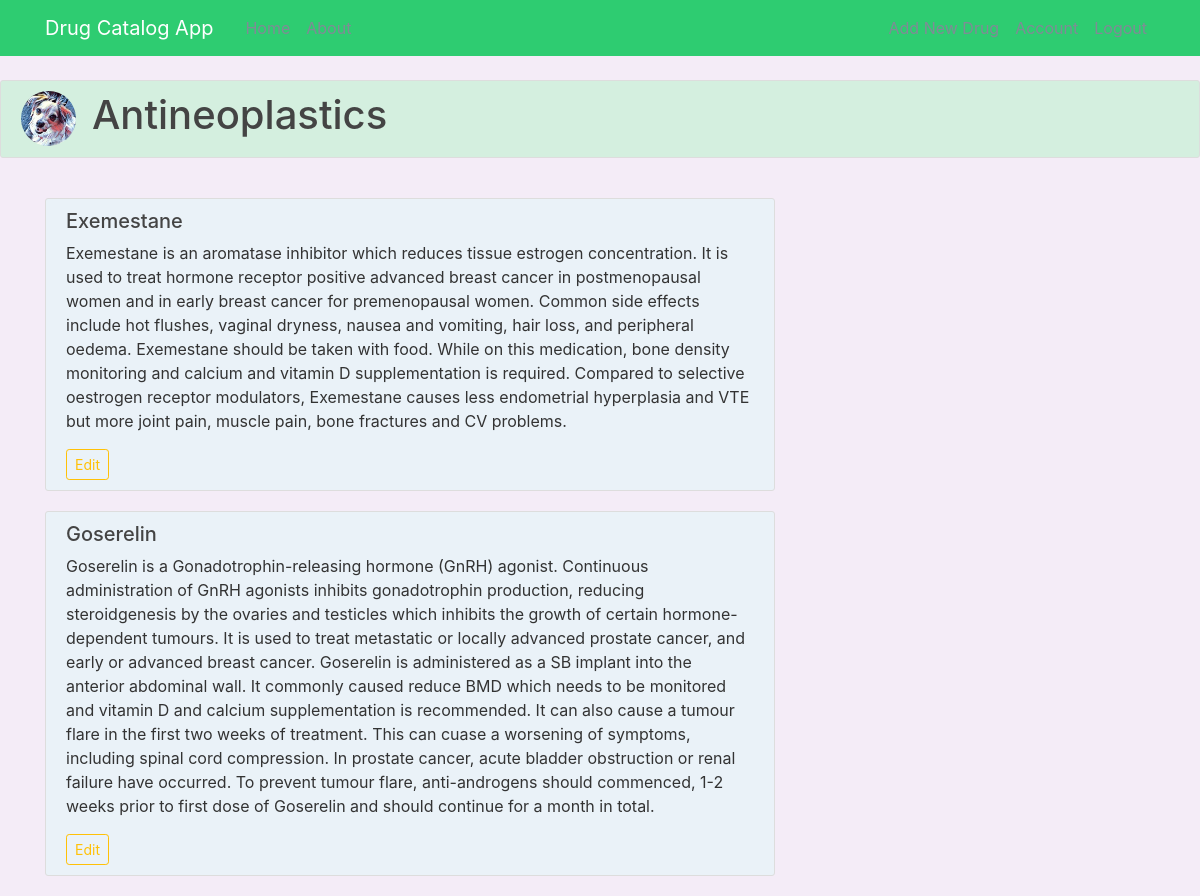
Screenshot of /Antineoplastics (signed in) with the database file from the repository.
### database_setup.py (models this page shows, shortened)
class Drug(Base):
    __tablename__ = 'drug'
    name = Column(String(80), nullable=False, primary_key=True)
    drug_class_name = Column(String(80), ForeignKey('drug_class.name'))
    drug_class = relationship(DrugClass)
    user_id = Column(Integer, ForeignKey('user.id'))
    user = relationship(User)
    information = Column(String, nullable=True)

### app.py (the view)
@app.route("/<drug_class>")
@login_required
def show_drugs(drug_class):
    drug_classes = session.query(DrugClass).filter_by(name=drug_class)
    drugs = session.query(Drug).filter_by(drug_class_name=drug_class)
    image_file = url_for('static', filename='profile_pics/' + current_user.image_file)
    return render_template('drugs.html', image_file=image_file, drug_class=drug_class,
                           drugs=drugs, drugclasses=drug_classes)

### app.py (called while the page is built)
@login_manager.user_loader
def load_user(id):
    return session.query(User).get(int(id))

### templates/drugs.html
{% extends "layout.html" %}
{% block content %}
<div class="content-section">
    <div class="media">
        <img class="rounded-circle article-img align-self-right mr-3" src="{{ image_file }}">
            <div class="media-body">
                <h1 class="drugclass-heading">{{drug_class}}
                </h1>
            </div>
    </div>
</div>
{% include "flash.html" %}
{% for drug in drugs %}
<main role="main" class="container">
  <div class="row">
    <div class="col-md-8">
        <div class="drugs">
            <h5>{{drug.name}}</h5>
            <div>
                <p>
                {{drug.information}}
                </p>
            </div>
            <a href="{{ url_for('edit_drug', drug = drug.name, drug_class = drug_class) }}" class="btn btn-outline-warning btn-sm" role="button">Edit</a>
            <br>
        </div>
    </div>
  </div>
</main>
{% endfor %}
{% endblock content %}

### static/main.css (style rules this page uses)
html { background-color: #F4ECF7; }
body { background-color: #F4ECF7; color: #333333; margin-top: 5rem; }
h1, h2, h3, h4, h5, h6 { color: #444444; }
.content-section { background-color: #D4EFDF; padding: 10px 20px; border: 1px solid #dddddd; border-radius: 3px; margin-bottom: 20px; }
.drugs { background-color: #EAF2F8; padding: 10px 20px; border: 1px solid #dddddd; border-radius: 3px; margin-bottom: 20px; }
.article-img { height: 55px; width: 55px; margin-right: 16px; }
.drugclass-heading { font-size: 2.5rem; }

### rows the page displays
Drug: name "Exemestane", information "Exemestane is an aromatase inhibitor which reduces tissue estrogen concentration. It is used to treat hormone receptor positive advanced breast cancer in postmenopausal women and in early breast cancer for premenopausal women. Common side effects include hot flushes, vaginal dryness, nausea and vomiting, hair loss, and peripheral oedema. Exemestane should be taken with food. While on this medication, bone density monitoring and calcium and vitamin D supplementation is required. Compared to selective oestrogen receptor modulators, Exemestane causes less endometrial hyperplasia and VTE but more joint pain, muscle pain, bone fractures and CV problems."
Drug: name "Goserelin", information "Goserelin is a Gonadotrophin-releasing hormone (GnRH) agonist. Continuous administration of GnRH agonists inhibits gonadotrophin production, reducing steroidgenesis by the ovaries and testicles which inhibits the growth of certain hormone-dependent tumours. It is used to treat metastatic or locally advanced prostate cancer, and early or advanced breast cancer. Goserelin is administered as a SB implant into the anterior abdominal wall. It commonly caused reduce BMD which needs to be monitored and vitamin D and calcium supplementation is recommended. It can also cause a tumour flare in the first two weeks of treatment. This can cuase a worsening of symptoms, including spinal cord compression.…"

### other values shown
{{ drug_class }} "Antineoplastics"
